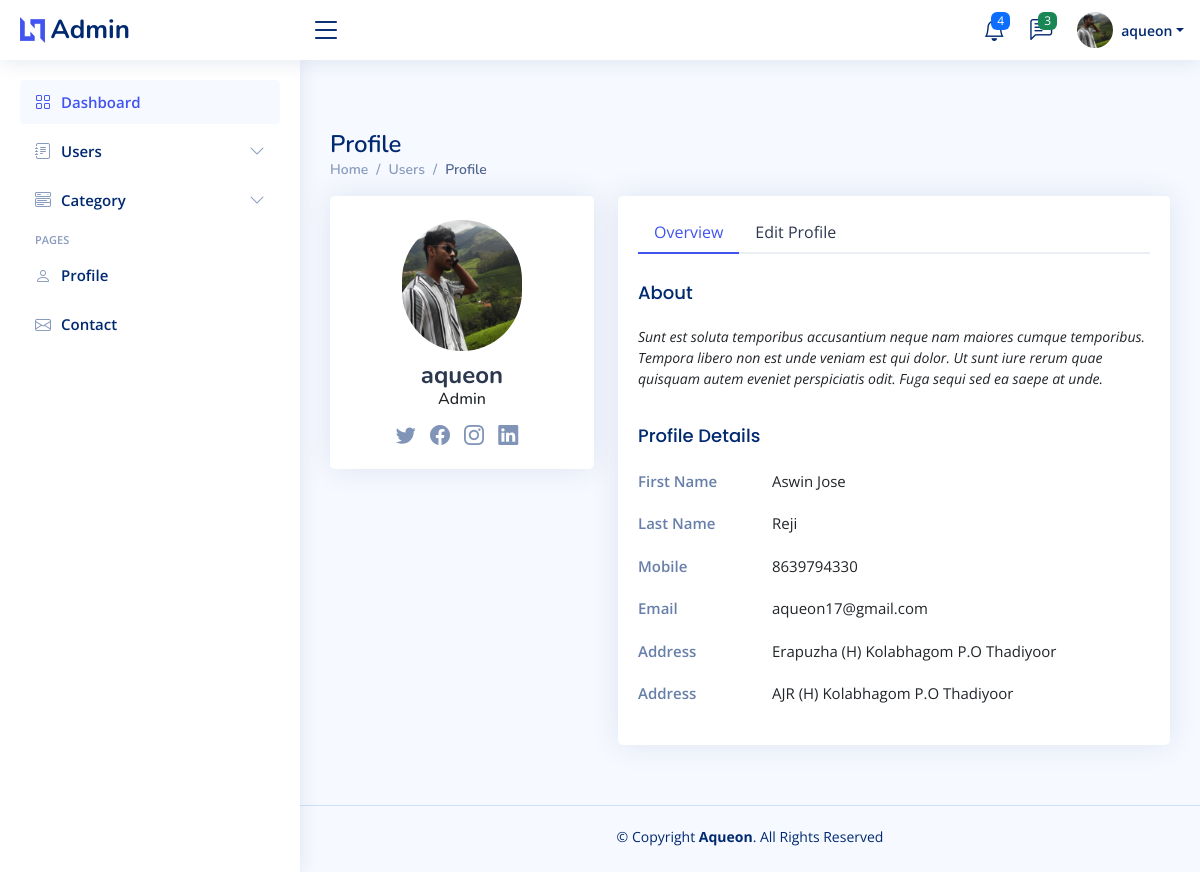
The page /user_profile/ (signed in) on the database as committed earlier.
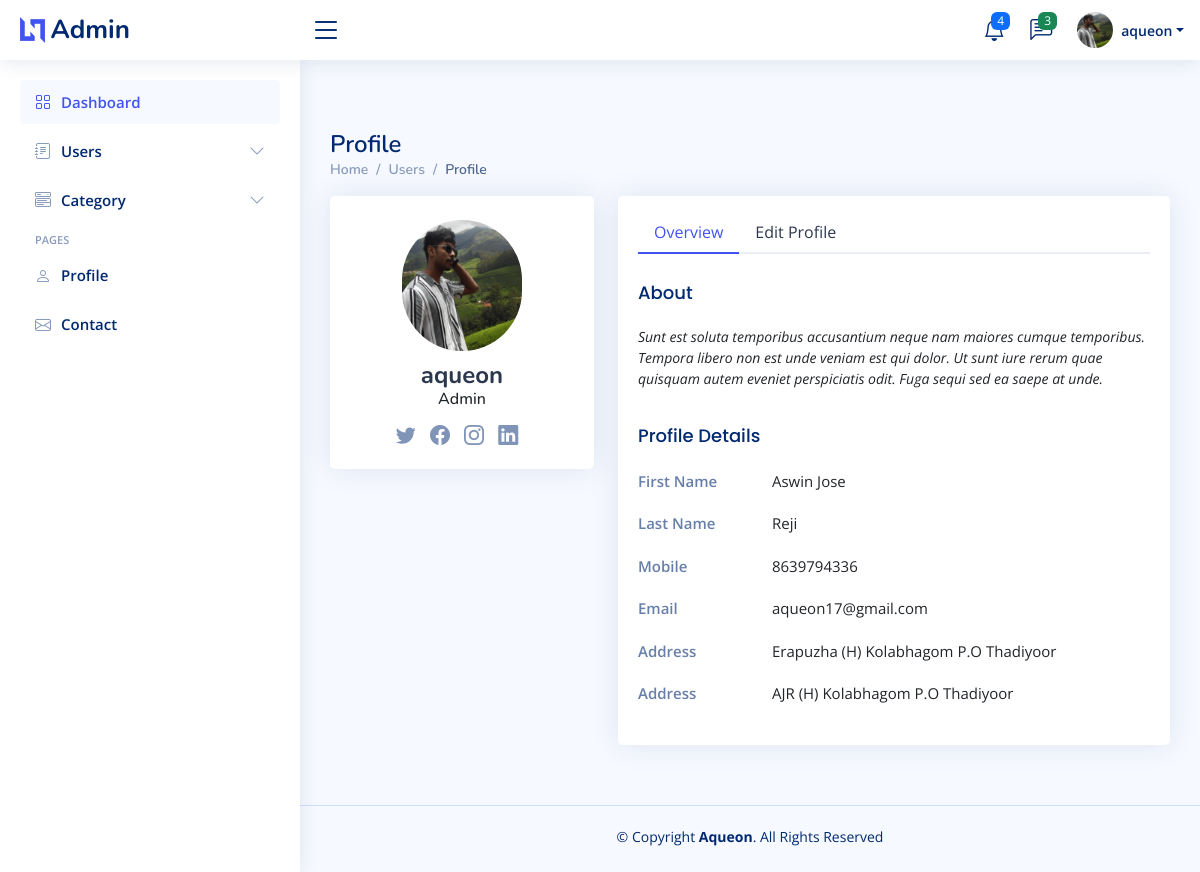
The same page on the database as committed later.
### Website/models.py (models this page shows, shortened)
class UserProfile(models.Model):
    user = models.OneToOneField(User, on_delete=models.CASCADE)
    mobile = models.CharField(max_length=255,unique=True)
    profile_image = models.ImageField(upload_to='profile_images/', blank=True, null=True)

### Website/views.py (the view)
# urls.py: path('user_profile/', views.user_profile, name='user_profile'),
def user_profile(request):
    try:
        seller_request = SellerRequest.objects.get(user=request.user)
    except SellerRequest.DoesNotExist:
        seller_request = None
    try:
        user_profile = UserProfile.objects.get(user=request.user)
    except UserProfile.DoesNotExist:
        user_profile = None
    try:
        user_addr = UserAddress.objects.get(user=request.user)
    except UserAddress.DoesNotExist:
        user_addr = None
    context = {
        'user_profile': user_profile,
        'seller_request': seller_request,
        'user_addr' : user_addr,
    }
    return render(request, 'user_profile.html', context)

### templates/user_profile.html (shortened to what the changed rows need)
{% extends 'user_prof.html' %}
{% block content %}
{% load static %}
    <div class="pagetitle">
      <h1>Profile</h1>
    </div>
    <section class="section profile">
      <div class="row">
        <div class="col-xl-4">
          <div class="card">
            <div class="card-body profile-card pt-4 d-flex flex-column align-items-center">
              {% if user_profile.profile_image %}
              <img id="hello" src="{{ user_profile.profile_image.url }}" alt="Profile" style="width:150px; height:131px; border-radius:206px">
          {% else %}
              <img src="{% static 'img\fish_images\lionfish.jpg' %}" alt="Default Profile" style="width:250px; height:250px;">
          {% endif %}              <h2>
              {{ user_profile.user.username }}
              </h2>
              {% if user.is_superuser %}
                    <h6>
                        Admin
                    </h6>
                    {% elif user.is_staff %}
                    <h6>
                        Seller
                    </h6>
                    <p class="proile-rating">RANKINGS : <span>8/10</span></p>
                    {% else %}
                    <h6>
                        User
                    </h6>
              {% endif %}
              <div class="social-links mt-2">
                <a href="#" class="twitter"><i class="bi bi-twitter"></i></a>
                <a href="#" class="facebook"><i class="bi bi-facebook"></i></a>
                <a href="#" class="instagram"><i class="bi bi-instagram"></i></a>
                <a href="#" class="linkedin"><i class="bi bi-linkedin"></i></a>
              </div>
            </div>
          </div>
        </div>
        <div class="col-xl-8">
          <div class="card">
            <div class="card-body pt-3">
              <div class="tab-content pt-2">
                <div class="tab-pane fade show active profile-overview" id="profile-overview">
                  <div class="row">
                    <div class="col-lg-3 col-md-4 label ">First Name</div>
                    <div class="col-lg-9 col-md-8">{{ user_profile.user.first_name }}</div>
                  </div>
                  <div class="row">
                    <div class="col-lg-3 col-md-4 label ">Last Name</div>
                    <div class="col-lg-9 col-md-8">{{ user_profile.user.last_name }}</div>
                  </div>
                  <div class="row">
                    <div class="col-lg-3 col-md-4 label">Mobile</div>
                    <div class="col-lg-9 col-md-8">{{ user_profile.mobile }}</div>
                  </div>
                  <div class="row">
                    <div class="col-lg-3 col-md-4 label">Email</div>
                    <div class="col-lg-9 col-md-8">{{ user_profile.user.email }}</div>
                  </div>
                </div>
              </div>
            </div>
          </div>
        </div>
      </div>
    </section>
  {% endblock%}

### templates/user_prof.html (shortened to what the changed rows need)
{% load static %}
<!DOCTYPE html>
<html lang="en">
<head>
  <link href="{% static 'assets/vendor/bootstrap/css/bootstrap.min.css' %}" rel="stylesheet">
  <link href="{% static 'assets/vendor/bootstrap-icons/bootstrap-icons.css' %}" rel="stylesheet">
  <link href="{% static 'assets/vendor/boxicons/css/boxicons.min.css' %}" rel="stylesheet">
  <link href="{% static 'assets/vendor/quill/quill.snow.css' %}" rel="stylesheet">
  <link href="{% static 'assets/vendor/quill/quill.bubble.css' %}" rel="stylesheet">
  <link href="{% static 'assets/vendor/remixicon/remixicon.css' %}" rel="stylesheet">
  <link href="{% static 'assets/vendor/simple-datatables/style.css' %}" rel="stylesheet">
  <link href="{% static 'assets/css/style.css' %}"  rel="stylesheet">
</head>
<body>
  <header id="header" class="header fixed-top d-flex align-items-center">
    <nav class="header-nav ms-auto">
      <ul class="d-flex align-items-center">
        <li class="nav-item dropdown pe-3">
          <a class="nav-link nav-profile d-flex align-items-center pe-0" href="#" data-bs-toggle="dropdown">
            {% if user_profile.profile_image %}
            <img src="{{ user_profile.profile_image.url }}" alt="Profile" class="rounded-circle" >
          {% else %}
          <img src="{% static 'img\fish_images\lionfish.jpg' %}" alt="Profile" class="rounded-circle">
          {% endif %}
            <span class="d-none d-md-block dropdown-toggle ps-2">{{ user_profile.user.username }}</span>
          </a>
        </li>
      </ul>
    </nav>
  </header>
  <main id="main1" class="main">
    <div class="pagetitle">
    {% block content %}{% endblock %}
  </main>
</body>
</html>

Rows that differ between the two databases and show on the page:
changed UserProfile "aqueon": mobile "8639794330" → "8639794336"
